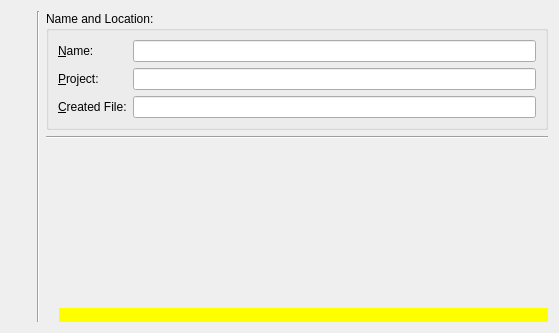
<?xml version="1.0" encoding="UTF-8"?>
<ui version="4.0">
 <class>NewNetworkWizardPage2</class>
 <widget class="QWizardPage" name="NewNetworkWizardPage2">
  <property name="geometry">
   <rect>
    <x>0</x>
    <y>0</y>
    <width>559</width>
    <height>333</height>
   </rect>
  </property>
  <property name="windowTitle">
   <string>WizardPage</string>
  </property>
  <property name="title">
   <string/>
  </property>
  <property name="subTitle">
   <string/>
  </property>
  <layout class="QHBoxLayout" name="horizontalLayout_2">
   <item>
    <layout class="QVBoxLayout" name="verticalLayout">
     <item>
      <widget class="QLabel" name="label_Logo">
       <property name="text">
        <string/>
       </property>
       <property name="pixmap">
        <pixmap resource="../qgama-core.qrc">:/images/gama-local-elipse.png</pixmap>
       </property>
      </widget>
     </item>
     <item>
      <spacer name="verticalSpacer">
       <property name="orientation">
        <enum>Qt::Vertical</enum>
       </property>
       <property name="sizeHint" stdset="0">
        <size>
         <width>20</width>
         <height>40</height>
        </size>
       </property>
      </spacer>
     </item>
    </layout>
   </item>
   <item>
    <widget class="Line" name="line">
     <property name="orientation">
      <enum>Qt::Vertical</enum>
     </property>
    </widget>
   </item>
   <item>
    <layout class="QVBoxLayout" name="verticalLayout_2">
     <item>
      <widget class="QGroupBox" name="groupBox_Name_And_Location">
       <property name="title">
        <string>Name and Location:</string>
       </property>
       <layout class="QGridLayout" name="gridLayout">
        <item row="0" column="0">
         <widget class="QLabel" name="label_Name">
          <property name="text">
           <string>&amp;Name:</string>
          </property>
          <property name="buddy">
           <cstring>lineEdit_Name</cstring>
          </property>
         </widget>
        </item>
        <item row="0" column="1">
         <widget class="QLineEdit" name="lineEdit_Name"/>
        </item>
        <item row="1" column="0">
         <widget class="QLabel" name="label_Project">
          <property name="text">
           <string>&amp;Project:</string>
          </property>
          <property name="buddy">
           <cstring>lineEdit_Project</cstring>
          </property>
         </widget>
        </item>
        <item row="1" column="1">
         <widget class="QLineEdit" name="lineEdit_Project">
          <property name="readOnly">
           <bool>true</bool>
          </property>
         </widget>
        </item>
        <item row="2" column="0">
         <widget class="QLabel" name="label_Created_Network">
          <property name="text">
           <string>&amp;Created File:</string>
          </property>
          <property name="buddy">
           <cstring>lineEdit_Created_Network</cstring>
          </property>
         </widget>
        </item>
        <item row="2" column="1">
         <widget class="QLineEdit" name="lineEdit_Created_Network">
          <property name="readOnly">
           <bool>true</bool>
          </property>
         </widget>
        </item>
       </layout>
      </widget>
     </item>
     <item>
      <widget class="Line" name="line_2">
       <property name="orientation">
        <enum>Qt::Horizontal</enum>
       </property>
      </widget>
     </item>
     <item>
      <spacer name="verticalSpacer_2">
       <property name="orientation">
        <enum>Qt::Vertical</enum>
       </property>
       <property name="sizeHint" stdset="0">
        <size>
         <width>20</width>
         <height>40</height>
        </size>
       </property>
      </spacer>
     </item>
     <item>
      <layout class="QHBoxLayout" name="horizontalLayout">
       <item>
        <widget class="QLabel" name="label_Warning_Icon">
         <property name="text">
          <string/>
         </property>
         <property name="pixmap">
          <pixmap resource="../qgama-core.qrc">:/images/icons/fileinfo-16.png</pixmap>
         </property>
        </widget>
       </item>
       <item>
        <widget class="QLabel" name="label_Warning">
         <property name="sizePolicy">
          <sizepolicy hsizetype="Preferred" vsizetype="Preferred">
           <horstretch>1</horstretch>
           <verstretch>0</verstretch>
          </sizepolicy>
         </property>
         <property name="styleSheet">
          <string notr="true">background:yellow;</string>
         </property>
         <property name="text">
          <string/>
         </property>
         <property name="wordWrap">
          <bool>true</bool>
         </property>
        </widget>
       </item>
      </layout>
     </item>
    </layout>
   </item>
  </layout>
 </widget>
 <resources>
  <include location="../qgama-core.qrc"/>
 </resources>
 <connections/>
</ui>
